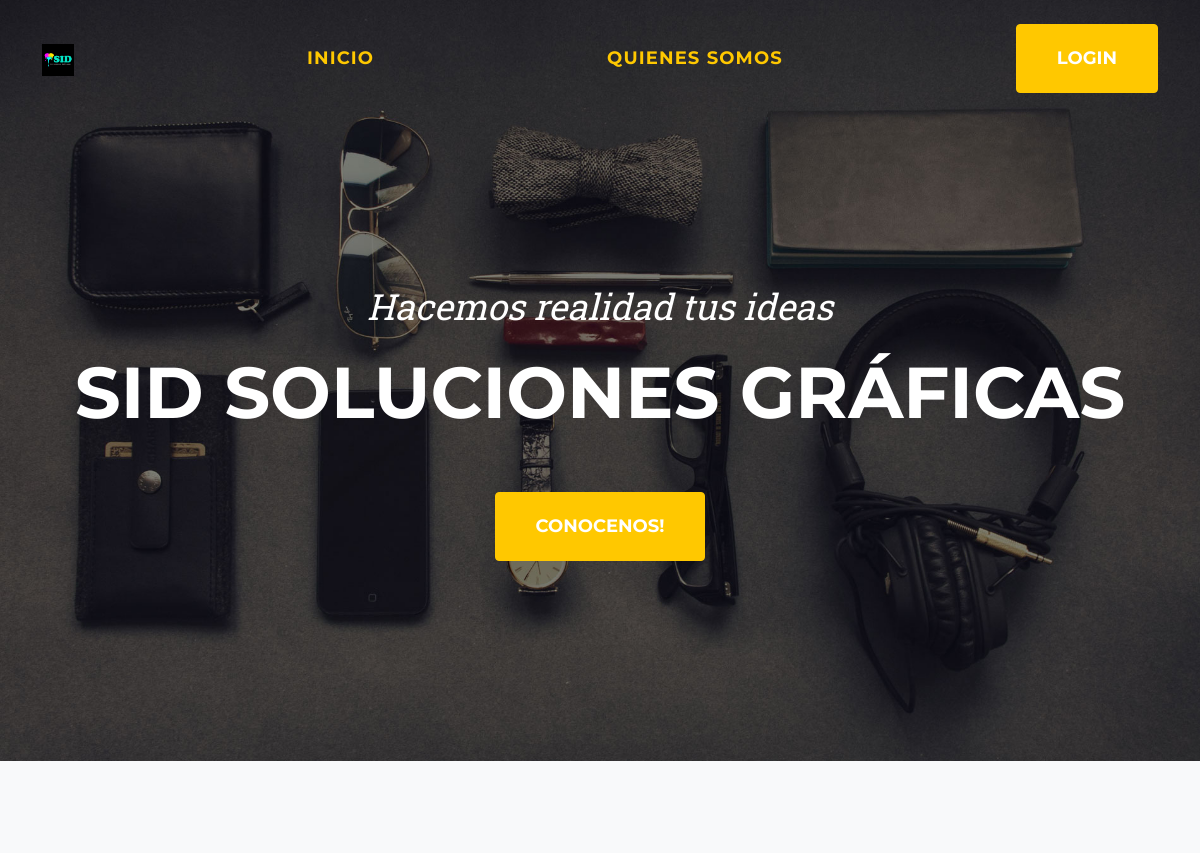
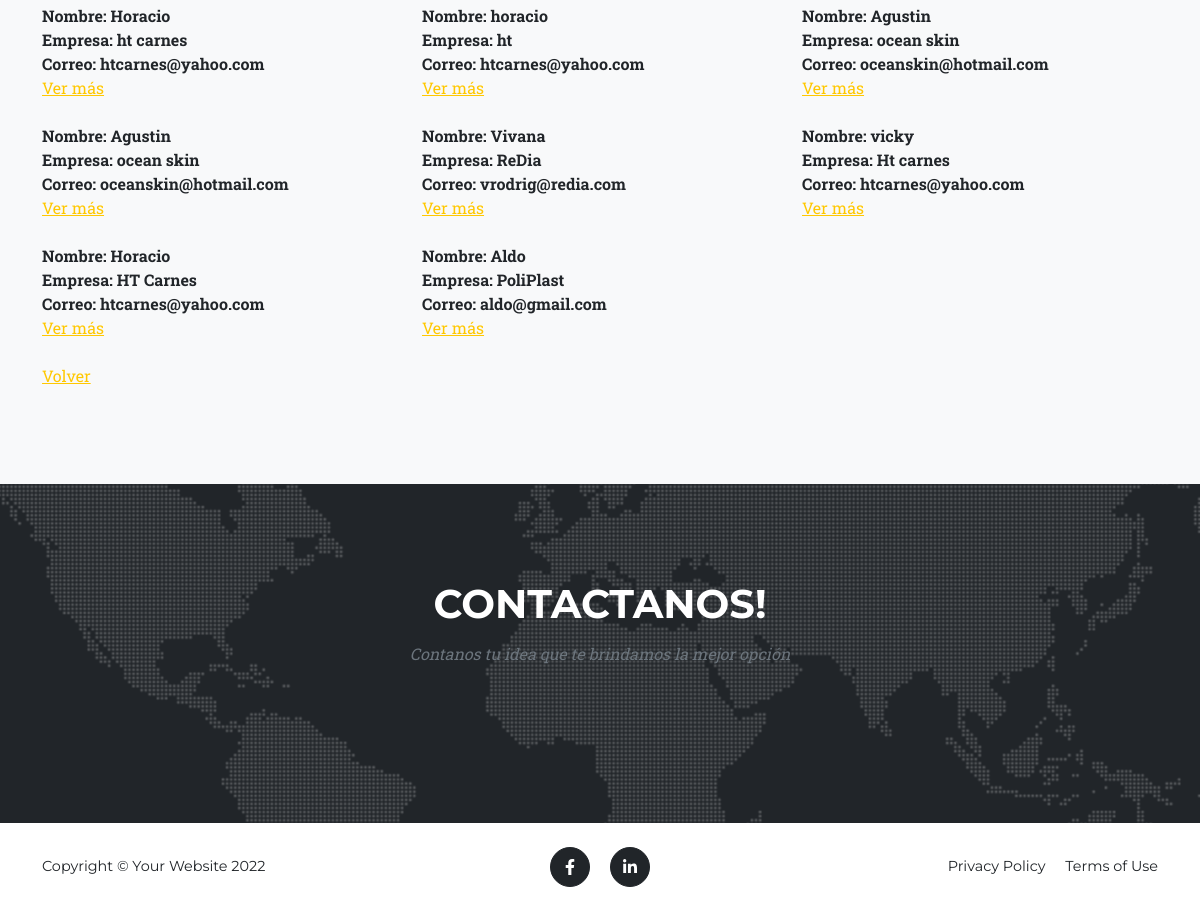
Page /comercio/listado_mayorista/ on the committed database (2 pictures, top to bottom).
### comercio/models.py (models this page shows, shortened)
class RegistroMayoristas(models.Model):
    nombre = models.CharField(max_length=80)
    correo = models.EmailField(max_length=100)
    empresa = models.CharField(blank=True,null=True,max_length=100)
    fecha = models.DateTimeField(auto_now_add=True,null=True,blank=True)
    class Meta:
        verbose_name="Mayorista"
        verbose_name_plural="Mayoristas"

### comercio/views.py (the view)
# urls.py: path('listado_mayorista/',MayoristasView.as_view(),name="listado_mayorista"),
class MayoristasView(ListView):
    model = RegistroMayoristas
    template_name = "comercio/mayoristas_list.html"

### comercio/templates/comercio/mayoristas_list.html
{% extends 'comercio/base.html' %}
{% block listado_productos %}
{% for mayorista in object_list %}
        <div class="col-lg-4 col-sm-6 mb-4">
            <div class="portfolio-item">
                <div class="portfolio-caption-heading"><strong>Nombre: {{mayorista.nombre}}</strong></div>
                <div class="portfolio-caption-heading"><strong>Empresa: {{mayorista.empresa}}</strong></div>
                <div class="portfolio-caption-heading"><strong>Correo: {{mayorista.correo}}</strong></div>
                <a href="{% url 'mayoristas_detail' mayorista.id %}"> Ver más </a>
            </div>
        </div>
{% endfor %}
    <a href="{% url 'mayoristas' %}"> Volver </a>
{% endblock listado_productos %}

### comercio/templates/comercio/base.html (shortened to what this page needs)
<!DOCTYPE html>
<html lang="en">
    <head>
        {% load static %}
        <link href="{% static 'comercio/css/styles.css' %}" rel="stylesheet" />
    </head>
    <body id="page-top">
        <nav class="navbar navbar-expand-lg navbar-dark fixed-top" id="mainNav">
            <div class="container">
                <a class="navbar-brand" href="#page-top"><img alt="..." /></a>
                    <a style="font-size: 18px"class="navbar-brand" href="{% url 'productos' %}">Inicio</a>
                    <a style="font-size: 18px"class="navbar-brand" href="{% url 'quienes_somos' %}">Quienes somos</a>
                    {% if request.user.username %}
                        <a style="font-size: 18px" class="navbar-brand" href="{% url 'inicio' %}">Buscar productos</a>
                        <a style="font-size: 18px" class="navbar-brand" href="{% url 'mayoristas' %}">Mayoristas</a>
                        <a style="font-size: 18px"class="btn btn-primary btn-xl text-uppercase" href="{% url 'logout' %}">Logout</a>
                        <a style="font-size: 18px"class="container text-center" href="{% url 'perfil' %}">Mi perfil</a>
                        <a style="font-size: 18px"class="container text-center" href="{% url 'mensajes_crear' %}">Mensajes</a>
                    {% else %}
                    <a style="font-size: 18px"class="btn btn-primary btn-xl text-uppercase" href="{% url 'login' %}">Login</a>
                    {% endif %}
            </div>
        </nav>
        <header class="masthead">
            <p>
            <div class="container">
                <div class="masthead-subheading">Hacemos realidad tus ideas</div>
                <div class="masthead-heading text-uppercase">SID Soluciones gráficas</div>
                <a class="btn btn-primary btn-xl text-uppercase" href="{% url 'quienes_somos' %}">Conocenos!</a>
            </div>
        </header>
        <section class="page-section bg-light" id="portfolio">
            <div class="container">
                <div class="row">
                    {% block listado_productos %}
                    {% endblock listado_productos %}
                </div>
            </div>
        </section>
        <section class="page-section" id="contact">
            <div class="container">
                <div class="text-center">
                    <h2 class="section-heading text-uppercase">Contactanos!</h2>
                    <h3 class="section-subheading text-muted">Contanos tu idea que te brindamos la mejor opción</h3>
                </div>
            </div>
        </section>
        <footer class="footer py-4">
            <div class="container">
                <div class="row align-items-center">
                    <div class="col-lg-4 text-lg-start">Copyright &copy; Your Website 2022</div>
                    <div class="col-lg-4 my-3 my-lg-0">
                        <a class="btn btn-dark btn-social mx-2" href="https://facebook.com/sidsolucionesgraficas" aria-label="Facebook"><i class="fab fa-facebook-f"></i></a>
                        <a class="btn btn-dark btn-social mx-2" href="https://instagram.com/sid.solucionesgraficas" aria-label="Instagram"><i class="fab fa-linkedin-in"></i></a>
                    </div>
                    <div class="col-lg-4 text-lg-end">
                        <a class="link-dark text-decoration-none me-3" href="#!">Privacy Policy</a>
                        <a class="link-dark text-decoration-none" href="#!">Terms of Use</a>
                    </div>
                </div>
            </div>
        </footer>
    </body>
</html>

### rows in the picture
RegistroMayoristas: nombre "Horacio", empresa "ht carnes", correo "htcarnes@yahoo.com"
RegistroMayoristas: nombre "horacio", empresa "ht", correo "htcarnes@yahoo.com"
RegistroMayoristas: nombre "Agustin", empresa "ocean skin", correo "oceanskin@hotmail.com"
RegistroMayoristas: nombre "Agustin", empresa "ocean skin", correo "oceanskin@hotmail.com"
RegistroMayoristas: nombre "Vivana", empresa "ReDia", correo "vrodrig@redia.com"
RegistroMayoristas: nombre "vicky", empresa "Ht carnes", correo "htcarnes@yahoo.com"
RegistroMayoristas: nombre "Horacio", empresa "HT Carnes", correo "htcarnes@yahoo.com"
RegistroMayoristas: nombre "Aldo", empresa "PoliPlast", correo "aldo@gmail.com"
